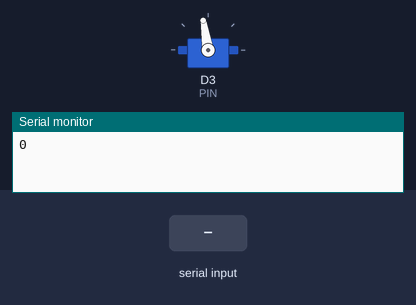
The sketch below on a simulated ESP8266 (NodeMCU). Shown: servo, the last lines printed to the serial monitor. The inputs (shaded band) are chosen by the test bench.

Above: at 1.2 s.
1.3 s: "30,150\n" received over Serial
At 4.0 s:
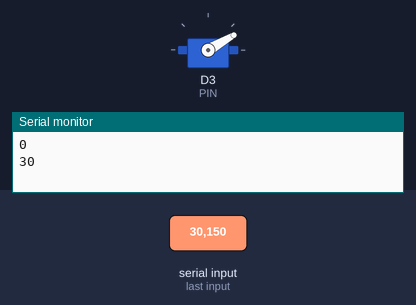
4.3 s: "5\n" received over Serial
7.3 s: "200\n" received over Serial
At 10.0 s:
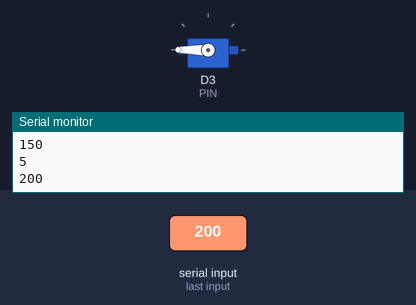
10.3 s: "90,45\n" received over Serial
At 13.2 s:
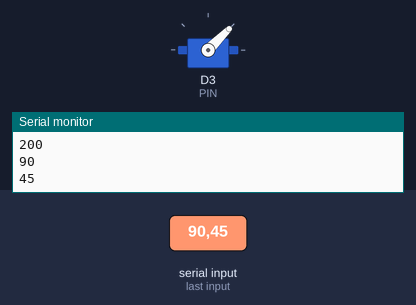
13.3 s: "90\n" received over Serial
At 15.8 s:
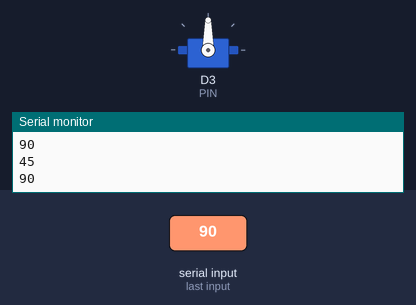
Timing chart, 0 to 17.3 s (numbered marks = the images above; inputs shaded):
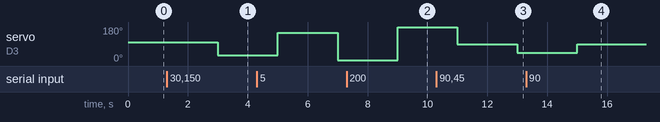

Measured:
- after the input at 1.3 s, servo on D3 (PIN): 99° → 30° after 1.7 s
- after the input at 7.3 s, servo on D3 (PIN): 5° → 180° after 1.7 s
- after the input at 10.3 s, servo on D3 (PIN): 180° → 90° after 0.70 s, → 45° 2.0 s later
- after the input at 13.3 s, servo on D3 (PIN): 45° → 90° after 1.7 s

The sketch:

servo-rotation-tester.ino
```cpp
/******************************************************************************
 * Servo Rotation Tester
 *
 * Allow user to give rotation value for SG90 servo via Serial Monitor
 * Requires Servo.h library
 * Uses prederminated pin values
 ******************************************************************************/

#include <Servo.h>

Servo myservo;

const int PIN = D3;
const int LEFT = 2200;
const int RIGHT = 1200;
const int CENTER = 1750;

void setup()
{
  Serial.begin(9600);
  myservo.attach(PIN, RIGHT, LEFT);
  myservo.write(CENTER);
}

void loop()
{
  int val = Serial.parseInt();
  Serial.println(val);
  if (val != 0)
  {
    myservo.write(val);
  }
  delay(2000);
}
```
